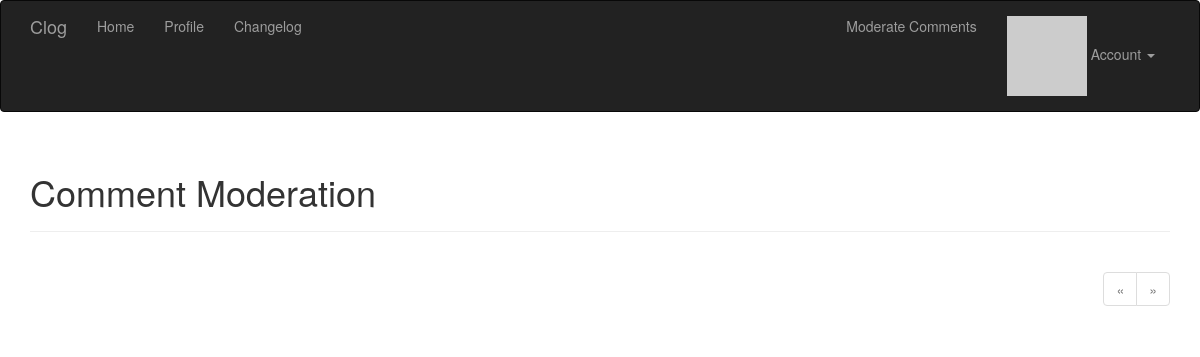
Page /moderate (signed in) on the earlier database version.
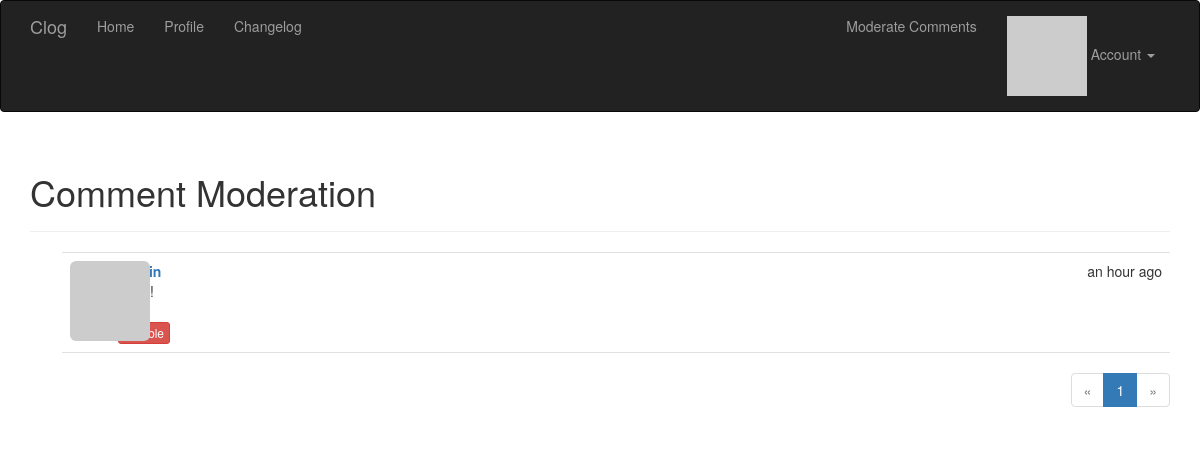
Same page on the later database version.
### app/models.py (models this page shows, shortened)
class Comment(db.Model):
    __tablename__ = 'comments'
    id = db.Column(db.Integer, primary_key=True)
    body = db.Column(db.Text)
    body_html = db.Column(db.Text)
    timestamp = db.Column(db.DateTime, index=True, default=datetime.utcnow)
    disabled = db.Column(db.Boolean)
    author_id = db.Column(db.Integer, db.ForeignKey('users.id'))
    post_id = db.Column(db.Integer, db.ForeignKey('posts.id'))

### app/main/views.py (the view)
@main.route('/moderate')
@login_required
@permission_required(Permission.MODERATE_COMMENTS)
def moderate():
    page = request.args.get('page', 1, type=int)
    pagination = Comment.query.order_by(Comment.timestamp.desc()).paginate(
        page, per_page=current_app.config['FLASKY_COMMENTS_PER_PAGE'],
        error_out=False)
    comments = pagination.items
    return render_template('moderate.html', comments=comments,
                           pagination=pagination, page=page)

### app/auth/views.py (called while the page is built)
@auth.before_app_request
def before_request():
    if current_user.is_authenticated:
        current_user.ping()
        if not current_user.confirmed \
                and request.endpoint[:5] != 'auth.' \
                and request.endpoint != 'static':
            return redirect(url_for('auth.unconfirmed'))

### app/main/__init__.py (called while the page is built)
@main.app_context_processor
def inject_permissions():
    return dict(Permission=Permission)

### app/models.py (called while the page is built)
@login_manager.user_loader
def load_user(user_id):
    return User.query.get(int(user_id))

    def can(self, permissions):
        return self.role is not None and (self.role.permissions & permissions) == permissions

    def gravatar(self, size=100, default='identicon', rating='g'):
        if request.is_secure:
            url = 'https://secure.gravatar.com/avatar'
        else:
            url = 'https://www.gravatar.com/avatar'
        hash = self.avatar_hash or hashlib.md5(
            self.email.encode('utf-8')).hexdigest()
        return '{url}/{hash}?s={size}&d={default}&r={rating}'.format(
            url=url, hash=hash, size=size, default=default, rating=rating)

    def ping(self):
        self.last_seen = datetime.utcnow()
        db.session.add(self)

### app/templates/moderate.html (shortened to what this page needs)
{% extends "base.html" %}
{% import "_macros.html" as macros %}
{% block page_content %}
<div class="page-header">
    <h1>Comment Moderation</h1>
</div>
{% set moderate = True %}
{% include '_comments.html' %}
{% if pagination %}
<div class="pagination">
    {{ macros.pagination_widget(pagination, '.moderate') }}
</div>
{% endif %}
{% endblock %}

### app/templates/_comments.html (shortened to what this page needs)
<ul class="comments">
    {% for comment in comments %}
    <li class="comment">
        <div class="comment-thumbnail">
            <a href="{{ url_for('.user', username=comment.author.username) }}">
                <img class="img-rounded profile-thumbnail" src="{{ comment.author.gravatar(size=40) }}">
            </a>
        </div>
        <div class="comment-content">
            <div class="comment-date">{{ moment(comment.timestamp).fromNow() }}</div>
            <div class="comment-author"><a href="{{ url_for('.user', username=comment.author.username) }}">{{ comment.author.username }}</a></div>
            <div class="comment-body">
            </div>
            {% if moderate %}
                <br>
                {% if comment.disabled %}
                <a class="btn btn-default btn-xs" href="{{ url_for('.moderate_enable', id=comment.id, page=page) }}">Enable</a>
                {% else %}
                <a class="btn btn-danger btn-xs" href="{{ url_for('.moderate_disable', id=comment.id, page=page) }}">Disable</a>
                {% endif %}
            {% endif %}
        </div>
    </li>
    {% endfor %}
</ul>

Differences in the rows shown:
added Comment: timestamp "an hour ago"
Other differences:
new list line: "1"
